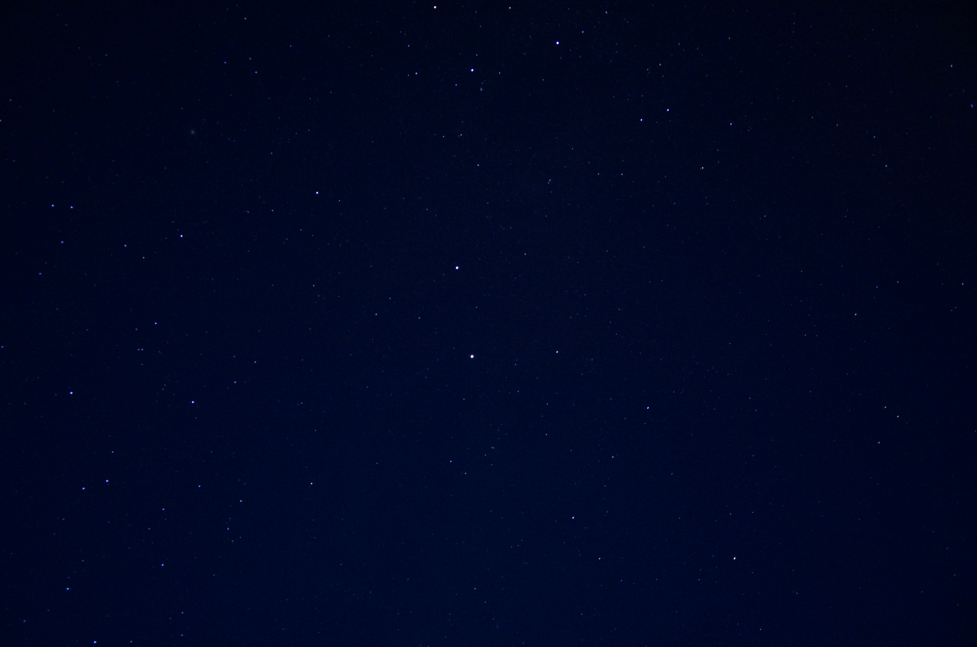
%> input picture Constellation Detector/nightsky_3.png, 978 x 647 px
$ octave hog_stars.m   (GNU Octave 9; MATLAB toolbox functions it lacks are replaced by stand-ins)
%> lines starting %> are read from the running program, lines starting %| are printed output that depends on the picture; in (x1, y1, x2, y2) boxes, pixels count from 0 and x2, y2 are one past the last pixel; in counts of white or black regions, pixels touching at a corner belong together; the program's own positions count from 1
### Constellation Detector/code/hog1.m
function h=hog(I,list,nbins)
r = 4;
nI=zeros(ceil(size(I)/r)*r);      % alloc space for nI with zeros
nI(1:size(I,1),1:size(I,2)) = I;  % set nI(1:#rows,1:#col) = [I] pad-matrix
hx = [1; 0; -1];
hy = hx';
dx = imfilter(nI,hx);           % sliding window thru x
size(dx)
dy = imfilter(nI,hy);           % sliding window thru y
size(dy)
angle = mod(atan2(dy,dx),2*pi);   % direction of gradient
rho = ((dy.^2)+(dx.^2)).^.5+0.02;      % magnitude of difference angle

negative_angles = angle<=0; % negative values
angle(negative_angles) = mod(angle(negative_angles)+2*pi,2*pi); % [0,2*pi]

binsize = (2*pi)/(nbins);   % set size of each theta-bin for angles, theta--> binsize
theta = mod(angle+binsize/2,2*pi); % 128 x 171
tbin = ceil(theta/binsize);
theta(isnan(theta))=0;
rho(isnan(rho))=0;
%%%%%% L2-normalization
rho=rho/sqrt(norm(rho)^2);
for z=1:length(rho)
  if rho(z)>0.4
   rho(z)=0.4;
  end
end

rhos = zeros([size(tbin) nbins]);
[I,J] = meshgrid(1:size(tbin,1), 1:size(tbin,2));
K = sub2ind(size(tbin),I(:),J(:));
%size(rho)
rhos(sub2ind(size(rhos),I(:),J(:),tbin(K))) = rho(sub2ind(size(rho),I(:),J(:)));  % 128 x 171 x 16
%size(rhos)
[x,y] = meshgrid(-r:r,-r:r);    % x: 9x9: -4 to 4    y: 9x9: -4 to 4
xi = reshape(kron(list(:,1),ones(numel(x),1)),[size(x),size(list,1)]); % 9 x 9 x 100
yi = reshape(kron(list(:,2),ones(numel(y),1)),[size(y),size(list,1)]); % 9 x 9 x 100
xi = xi+repmat(x,[1,1,size(list,1)]); % 9 x 9 x 100
yi = yi+repmat(y,[1,1,size(list,1)]); % 9 x 9 x 100
xi = reshape(xi,[numel(x),size(list,1)]);     % (r+1)^2  x  maxheight/nbins
                                         % numel(x) = prod(size(x)).  if
                                         % size(x) = 2 x 3 x 4, then prod(size(x)) = 2*3*4 = 24
yi = reshape(yi,[numel(x),size(list,1)]);     % (r+1)^2  x  maxheight/nbins
%size(xi)
hii = reshape(kron(1:nbins,ones(numel(xi),1)),[size(xi) nbins]);  % reshape to 81 x 100 x 16
%size(hii)
xii = repmat(xi,[1,1,nbins]);     % 81 x 100 x 16
size(xii);
yii = repmat(yi,[1,1,nbins]);     % 81 x 100 x 16
save('h_star_data');
rhoss = rhos(sub2ind(size(rhos),xii,yii,hii));    % 81 x 100 x 16
h = rhoss;
save('h_star_data');
end

### Constellation Detector/code/hog_stars.m
% DAVID MURRAY
% 113818946
% HOG - PROJECT 4
addpath('C:\Users\Dave\Desktop\Computer Vision\Final Project');
oimg = imread('nightsky_3.png');
%> oimg is the input picture: size 647x978x3 uint8; mean R, G, B 0.8, 7.5, 34.5
oimg = im2double(oimg);
%> oimg: size 647x978x3 double
%laplacian_blob = oimg - imfilter(oimg,fspecial('gaussian',[2 2],10));
figure(1)
%imshow(laplacian_blob);
oimg = rgb2gray(oimg);
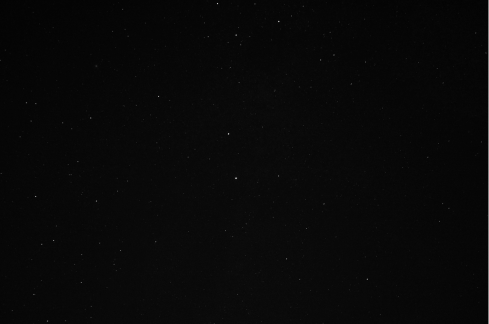
%> oimg: size 647x978 double (shown at 1/2 size); min 0.00811, max 1, mean 0.0336
imgheight=512;
img=imresize(oimg,[imgheight,imgheight/size(oimg,1)*size(oimg,2)]);


[x y]=ndgrid(1:8:776,1:8:512);   %max_height 300px -- need square list = size(:,1)*dims
list=[x(:) y(:)];
tic;
%data = load('gantrycrane_hog.mat');
h = hog1(oimg,list,8);
%> in hog, `dy = imfilter(nI,hy);`:
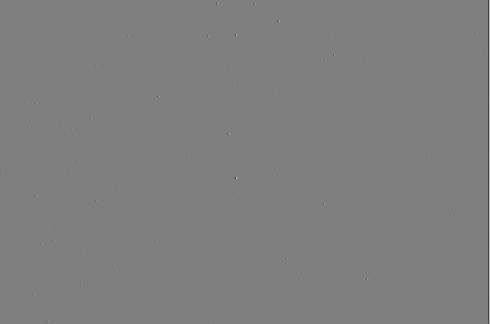
%> dy: size 648x980 double (shown at 1/2 size); min -0.989, max 1, mean 2.59e-05; drawn with min black and max white
%> in hog, `angle = mod(atan2(dy,dx),2*pi);`:
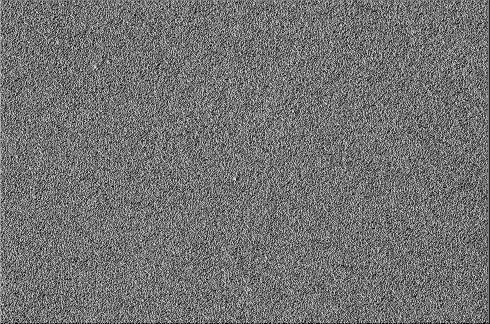
%> angle: size 648x980 double (shown at 1/2 size); min 0, max 6.28, mean 2.82; drawn with min black and max white
%> in hog, `negative_angles = angle<=0;`:
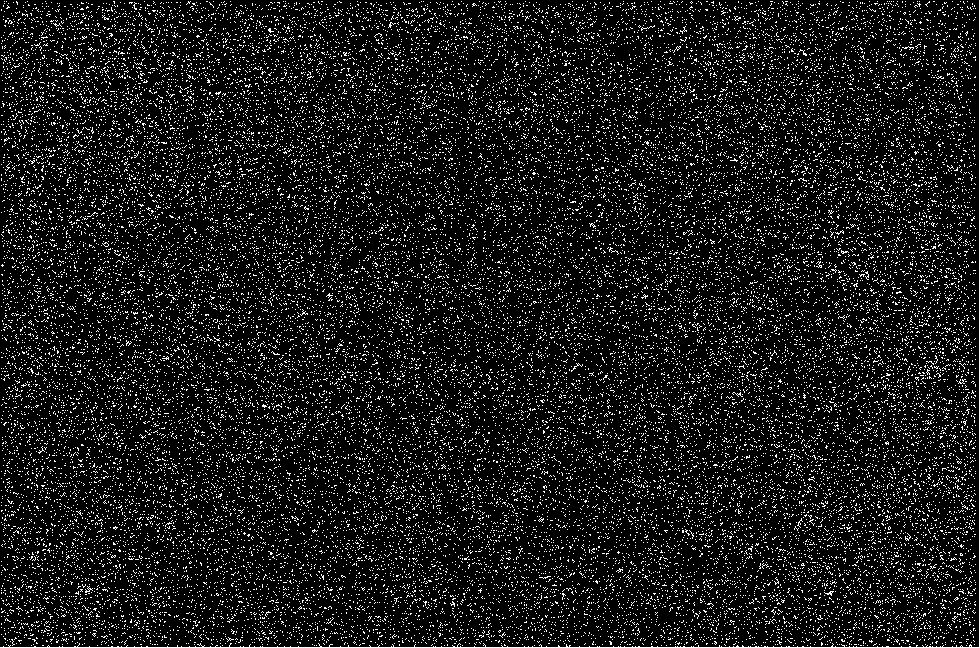
%> negative_angles: size 648x980 logical; 10% white in thin lines or dots
%> in hog, `theta = mod(angle+binsize/2,2*pi);`:
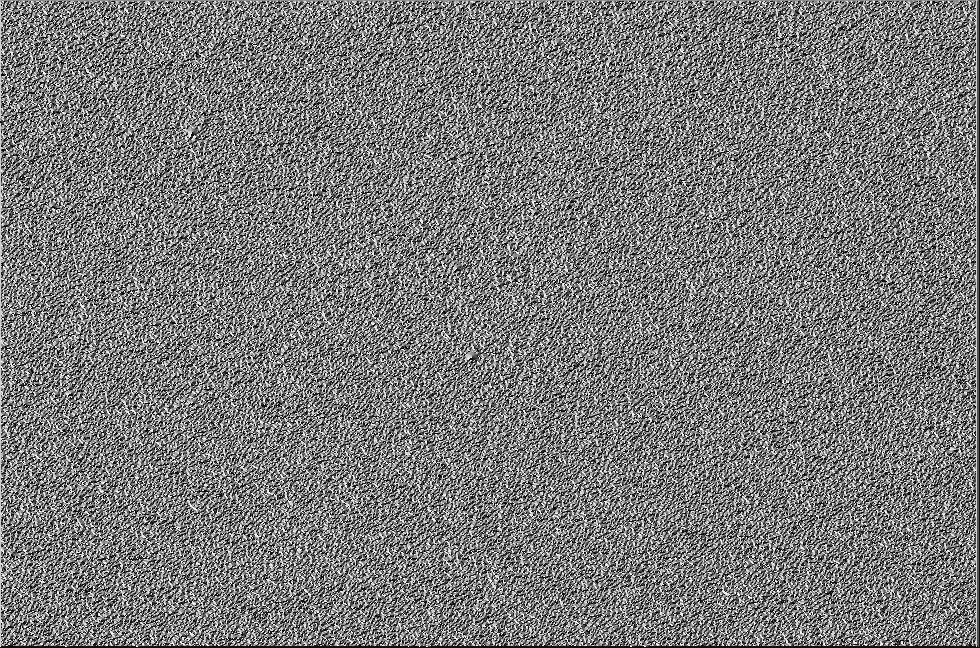
%> theta: size 648x980 double; min 9.86e-05, max 6.28, mean 3.01; drawn with min black and max white
%> the run ends on the next line

$ run again, with Constellation Detector/nightsky_2.png copied over Constellation Detector/nightsky_3.png
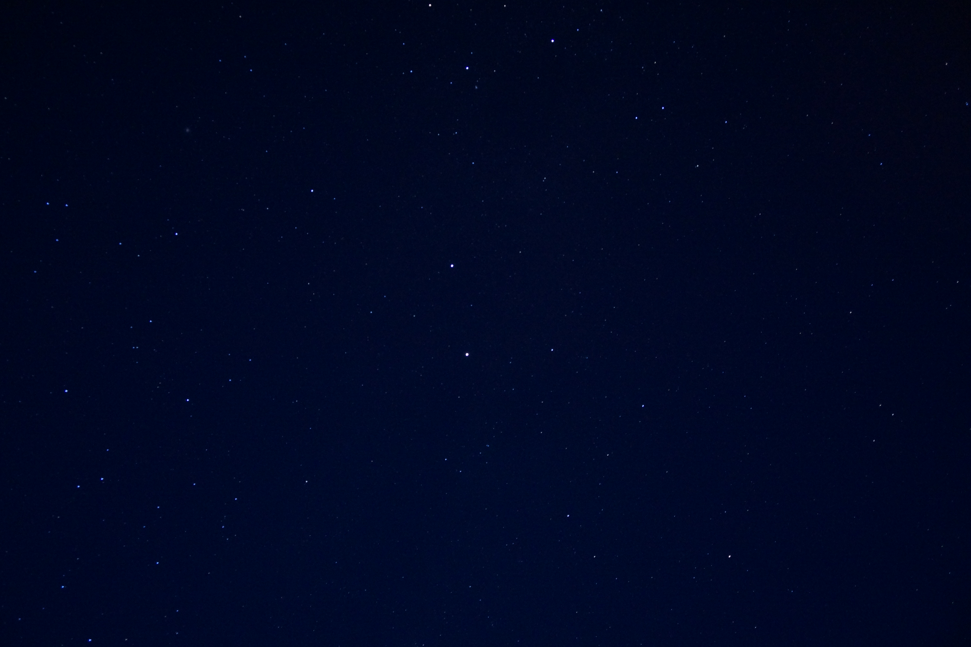
%> input picture Constellation Detector/nightsky_2.png, 971 x 647 px
%> oimg is the input picture: size 647x971x3 uint8; mean R, G, B 0.6, 7.3, 34.4
%> in hog, `negative_angles = angle<=0;`:
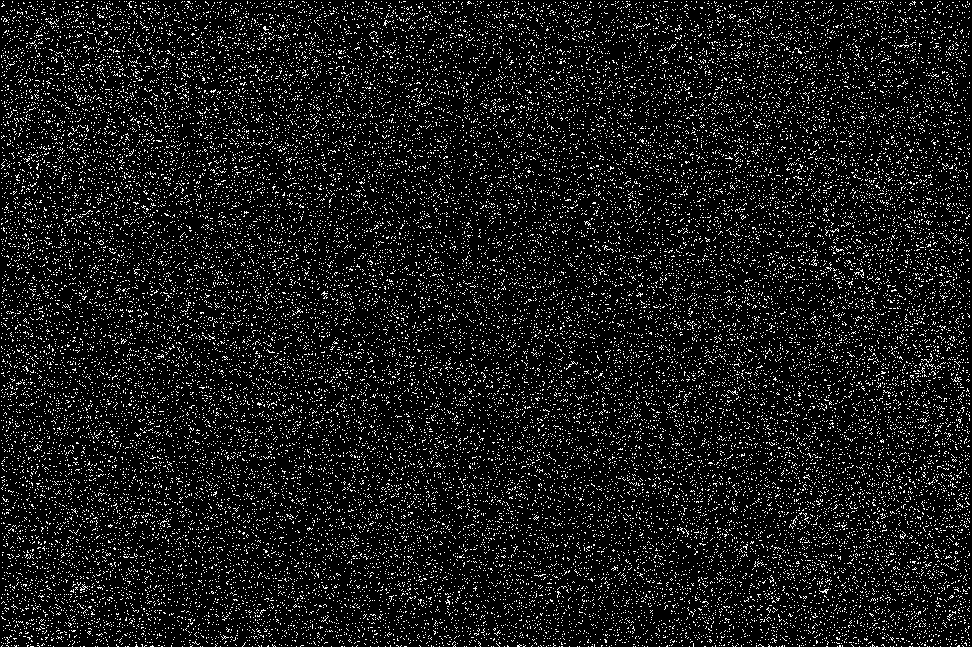
%> negative_angles: size 648x972 logical; 9.9% white in thin lines or dots
%> in hog, `theta = mod(angle+binsize/2,2*pi);`:
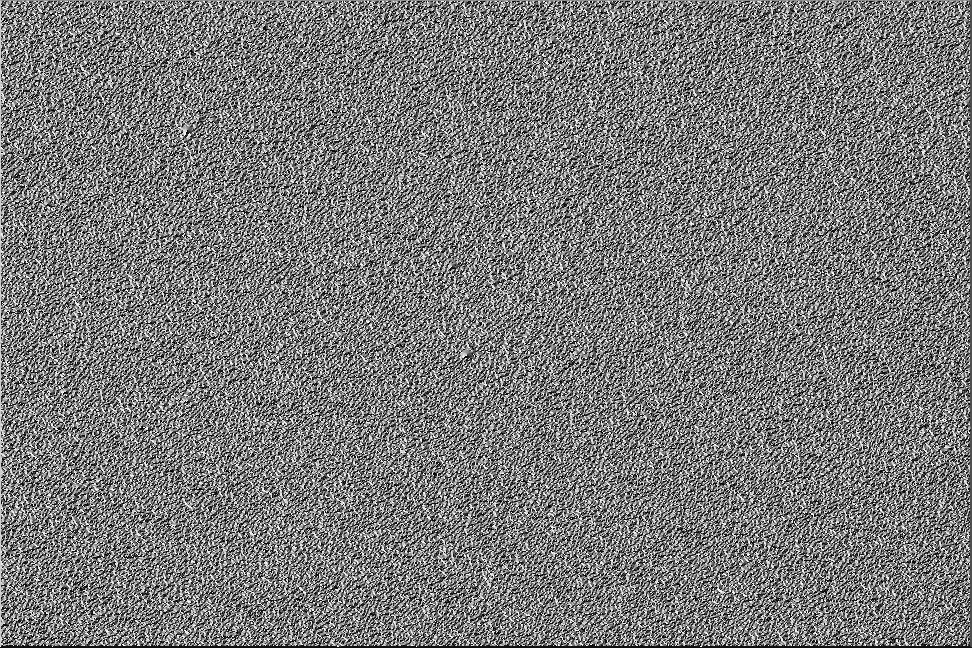
%> theta: size 648x972 double; min 9.86e-05, max 6.28, mean 3.01; drawn with min black and max white

$ run again, with Constellation Detector/dark stars and bright.png copied over Constellation Detector/nightsky_3.png
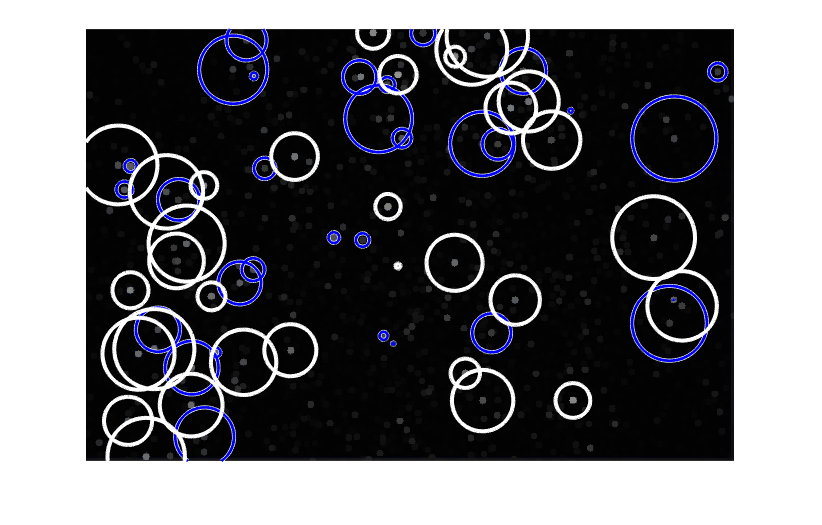
%> input picture Constellation Detector/dark stars and bright.png, 822 x 525 px
%> oimg is the input picture: size 525x822x3 uint8; mean R, G, B 105.3, 105.3, 109.5
%> in hog, `negative_angles = angle<=0;`:
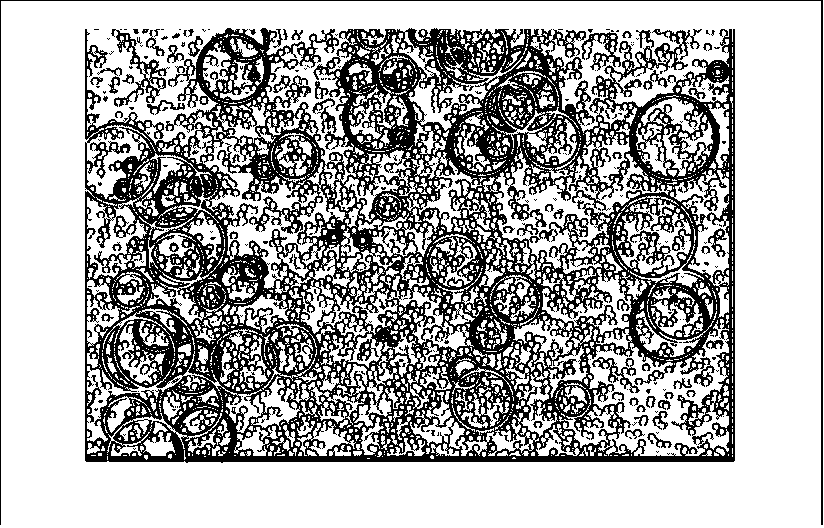
%> negative_angles: size 528x824 logical; 67.5% white; 272 black regions (208 under 20 px), largest, box (x1, y1, x2, y2) and area: (85, 28, 735, 463) 131998, (0, 0, 823, 525) 2395, (111, 29, 170, 107) 954
%> in hog, `tbin = ceil(theta/binsize);`:
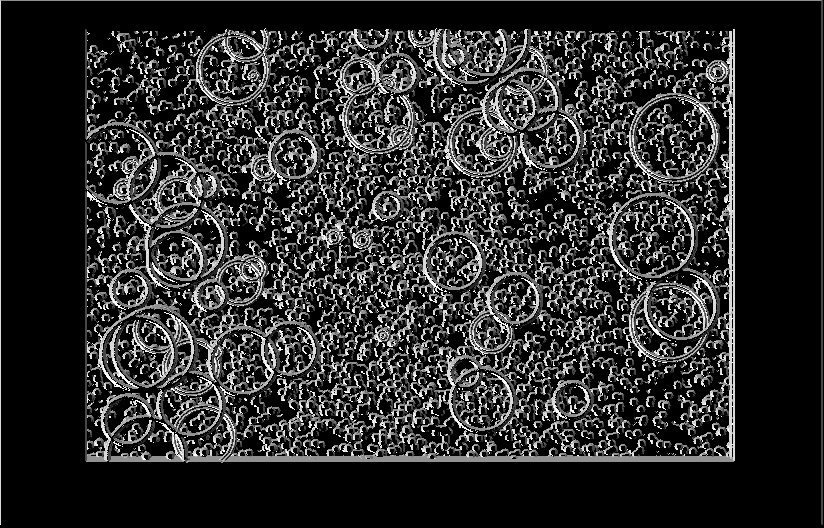
%> tbin: size 528x824 double; min 1, max 8, mean 2.23; drawn with min black and max white
